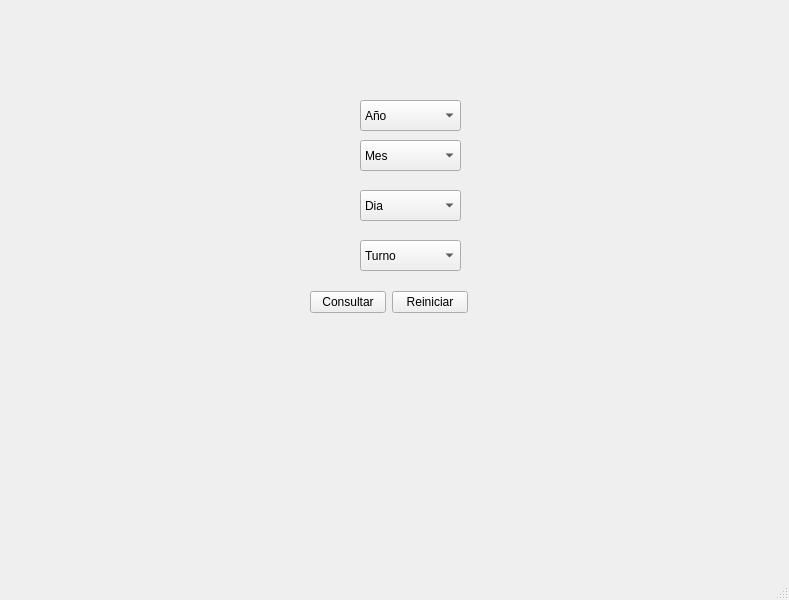
<?xml version="1.0" encoding="UTF-8"?>
<ui version="4.0">
 <class>MainWindow</class>
 <widget class="QMainWindow" name="MainWindow">
  <property name="geometry">
   <rect>
    <x>0</x>
    <y>0</y>
    <width>789</width>
    <height>600</height>
   </rect>
  </property>
  <property name="windowTitle">
   <string>MainWindow</string>
  </property>
  <widget class="QWidget" name="principal">
   <widget class="QWidget" name="layoutWidget">
    <property name="geometry">
     <rect>
      <x>310</x>
      <y>290</y>
      <width>158</width>
      <height>25</height>
     </rect>
    </property>
    <layout class="QHBoxLayout" name="hl1">
     <item>
      <widget class="QPushButton" name="consultar">
       <property name="text">
        <string>Consultar</string>
       </property>
      </widget>
     </item>
     <item>
      <widget class="QPushButton" name="reiniciar">
       <property name="text">
        <string>Reiniciar</string>
       </property>
      </widget>
     </item>
    </layout>
   </widget>
   <widget class="QComboBox" name="year">
    <property name="geometry">
     <rect>
      <x>360</x>
      <y>100</y>
      <width>101</width>
      <height>31</height>
     </rect>
    </property>
    <item>
     <property name="text">
      <string>Año</string>
     </property>
    </item>
   </widget>
   <widget class="QComboBox" name="mes">
    <property name="geometry">
     <rect>
      <x>360</x>
      <y>140</y>
      <width>101</width>
      <height>31</height>
     </rect>
    </property>
    <item>
     <property name="text">
      <string>Mes</string>
     </property>
    </item>
   </widget>
   <widget class="QComboBox" name="dia">
    <property name="geometry">
     <rect>
      <x>360</x>
      <y>190</y>
      <width>101</width>
      <height>31</height>
     </rect>
    </property>
    <item>
     <property name="text">
      <string>Dia</string>
     </property>
    </item>
   </widget>
   <widget class="QComboBox" name="turno">
    <property name="geometry">
     <rect>
      <x>360</x>
      <y>240</y>
      <width>101</width>
      <height>31</height>
     </rect>
    </property>
    <item>
     <property name="text">
      <string>Turno</string>
     </property>
    </item>
   </widget>
  </widget>
  <widget class="QMenuBar" name="menubar">
   <property name="geometry">
    <rect>
     <x>0</x>
     <y>0</y>
     <width>789</width>
     <height>21</height>
    </rect>
   </property>
  </widget>
  <widget class="QStatusBar" name="statusbar"/>
 </widget>
 <resources/>
 <connections/>
</ui>
